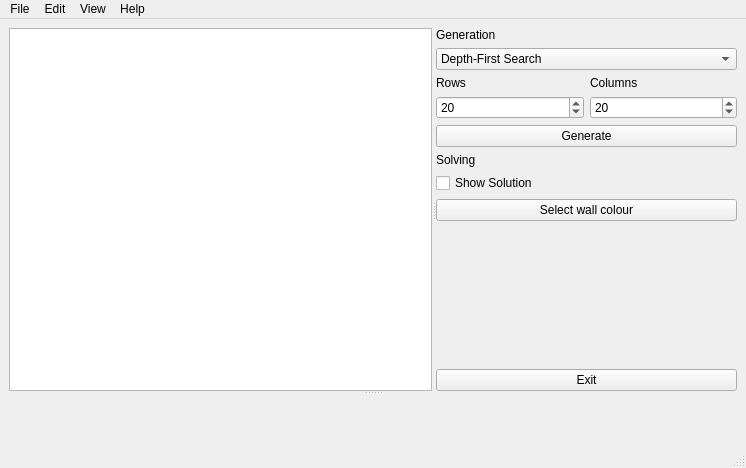
<?xml version="1.0" encoding="UTF-8"?>
<ui version="4.0">
 <class>MainWindow</class>
 <widget class="QMainWindow" name="MainWindow">
  <property name="geometry">
   <rect>
    <x>0</x>
    <y>0</y>
    <width>746</width>
    <height>468</height>
   </rect>
  </property>
  <property name="windowTitle">
   <string>MainWindow</string>
  </property>
  <widget class="QWidget" name="centralwidget">
   <layout class="QGridLayout" name="gridLayout">
    <item row="0" column="0">
     <widget class="QSplitter" name="splitter_2">
      <property name="orientation">
       <enum>Qt::Vertical</enum>
      </property>
      <property name="childrenCollapsible">
       <bool>false</bool>
      </property>
      <widget class="QSplitter" name="splitter_1">
       <property name="orientation">
        <enum>Qt::Horizontal</enum>
       </property>
       <widget class="QGraphicsView" name="mazeGraphicsView"/>
       <widget class="QWidget" name="mazeOptionsWidget" native="true">
        <property name="maximumSize">
         <size>
          <width>16777215</width>
          <height>16777215</height>
         </size>
        </property>
        <layout class="QVBoxLayout" name="verticalLayout_2">
         <item>
          <layout class="QVBoxLayout" name="verticalLayout">
           <item>
            <widget class="QLabel" name="generationLabel">
             <property name="text">
              <string>Generation</string>
             </property>
            </widget>
           </item>
           <item>
            <widget class="QComboBox" name="generationComboBox">
             <item>
              <property name="text">
               <string>Depth-First Search</string>
              </property>
             </item>
             <item>
              <property name="text">
               <string>Prim's Algorithm</string>
              </property>
             </item>
             <item>
              <property name="text">
               <string>Loop-Erased Random Walk</string>
              </property>
             </item>
            </widget>
           </item>
           <item>
            <layout class="QGridLayout" name="gridLayout_2">
             <item row="1" column="0">
              <widget class="QLabel" name="rowsLabel">
               <property name="text">
                <string>Rows</string>
               </property>
              </widget>
             </item>
             <item row="2" column="0">
              <widget class="QSpinBox" name="rowsSpinBox">
               <property name="maximum">
                <number>1000</number>
               </property>
               <property name="value">
                <number>20</number>
               </property>
              </widget>
             </item>
             <item row="1" column="1">
              <widget class="QLabel" name="colsLabel">
               <property name="text">
                <string>Columns</string>
               </property>
              </widget>
             </item>
             <item row="2" column="1">
              <widget class="QSpinBox" name="colsSpinBox">
               <property name="maximum">
                <number>1000</number>
               </property>
               <property name="value">
                <number>20</number>
               </property>
              </widget>
             </item>
            </layout>
           </item>
           <item>
            <widget class="QPushButton" name="generationPushButton">
             <property name="text">
              <string>Generate</string>
             </property>
            </widget>
           </item>
          </layout>
         </item>
         <item>
          <layout class="QVBoxLayout" name="verticalLayout_12">
           <item>
            <widget class="QLabel" name="solvingLabel">
             <property name="text">
              <string>Solving</string>
             </property>
            </widget>
           </item>
           <item>
            <widget class="QCheckBox" name="solvingCheckBox">
             <property name="text">
              <string>Show Solution</string>
             </property>
            </widget>
           </item>
           <item>
            <widget class="QPushButton" name="wallColorPushButton">
             <property name="text">
              <string>Select wall colour</string>
             </property>
            </widget>
           </item>
           <item>
            <spacer name="verticalSpacer_1">
             <property name="orientation">
              <enum>Qt::Vertical</enum>
             </property>
             <property name="sizeHint" stdset="0">
              <size>
               <width>20</width>
               <height>40</height>
              </size>
             </property>
            </spacer>
           </item>
          </layout>
         </item>
         <item>
          <widget class="QPushButton" name="exitPushButton">
           <property name="sizePolicy">
            <sizepolicy hsizetype="Fixed" vsizetype="Fixed">
             <horstretch>0</horstretch>
             <verstretch>0</verstretch>
            </sizepolicy>
           </property>
           <property name="maximumSize">
            <size>
             <width>500</width>
             <height>16777215</height>
            </size>
           </property>
           <property name="text">
            <string>Exit</string>
           </property>
          </widget>
         </item>
        </layout>
       </widget>
      </widget>
      <widget class="QWidget" name="widget" native="true"/>
     </widget>
    </item>
   </layout>
  </widget>
  <widget class="QMenuBar" name="menubar">
   <property name="geometry">
    <rect>
     <x>0</x>
     <y>0</y>
     <width>746</width>
     <height>23</height>
    </rect>
   </property>
   <widget class="QMenu" name="menuFile">
    <property name="title">
     <string>File</string>
    </property>
    <addaction name="actionExit"/>
   </widget>
   <widget class="QMenu" name="menuEdit">
    <property name="title">
     <string>Edit</string>
    </property>
    <addaction name="actionPreferences"/>
   </widget>
   <widget class="QMenu" name="menuView">
    <property name="title">
     <string>View</string>
    </property>
   </widget>
   <widget class="QMenu" name="menuHelp">
    <property name="title">
     <string>Help</string>
    </property>
    <addaction name="actionAbout"/>
   </widget>
   <addaction name="menuFile"/>
   <addaction name="menuEdit"/>
   <addaction name="menuView"/>
   <addaction name="menuHelp"/>
  </widget>
  <widget class="QStatusBar" name="statusbar"/>
  <action name="actionImport_Maze">
   <property name="text">
    <string>&amp;Import maze</string>
   </property>
   <property name="shortcut">
    <string>Ctrl+O</string>
   </property>
  </action>
  <action name="actionExport_Maze">
   <property name="text">
    <string>&amp;Export maze</string>
   </property>
   <property name="shortcut">
    <string>Ctrl+E</string>
   </property>
  </action>
  <action name="actionOpen_saves_directory">
   <property name="text">
    <string>&amp;Open saves directory</string>
   </property>
  </action>
  <action name="actionAbout">
   <property name="text">
    <string>&amp;About</string>
   </property>
  </action>
  <action name="actionExit">
   <property name="text">
    <string>E&amp;xit</string>
   </property>
   <property name="shortcut">
    <string>Ctrl+Q</string>
   </property>
   <property name="menuRole">
    <enum>QAction::QuitRole</enum>
   </property>
  </action>
  <action name="actionPreferences">
   <property name="text">
    <string>&amp;Preferences</string>
   </property>
  </action>
 </widget>
 <resources/>
 <connections/>
</ui>
